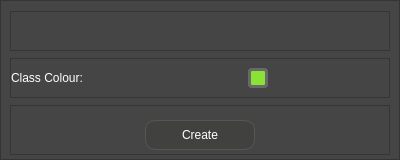
<?xml version="1.0" encoding="UTF-8"?>
<ui version="4.0">
 <class>createClassDialog</class>
 <widget class="QDialog" name="createClassDialog">
  <property name="geometry">
   <rect>
    <x>0</x>
    <y>0</y>
    <width>400</width>
    <height>160</height>
   </rect>
  </property>
  <property name="maximumSize">
   <size>
    <width>400</width>
    <height>160</height>
   </size>
  </property>
  <property name="windowTitle">
   <string>Dialog</string>
  </property>
  <property name="styleSheet">
   <string notr="true"/>
  </property>
  <layout class="QVBoxLayout" name="verticalLayout">
   <property name="spacing">
    <number>0</number>
   </property>
   <property name="leftMargin">
    <number>0</number>
   </property>
   <property name="topMargin">
    <number>0</number>
   </property>
   <property name="rightMargin">
    <number>0</number>
   </property>
   <property name="bottomMargin">
    <number>0</number>
   </property>
   <item>
    <widget class="QFrame" name="mainFrame">
     <property name="styleSheet">
      <string notr="true">background-color: #454545;</string>
     </property>
     <property name="frameShape">
      <enum>QFrame::StyledPanel</enum>
     </property>
     <property name="frameShadow">
      <enum>QFrame::Raised</enum>
     </property>
     <layout class="QVBoxLayout" name="verticalLayout_2">
      <property name="bottomMargin">
       <number>0</number>
      </property>
      <item>
       <widget class="QFrame" name="classNameFrame">
        <property name="maximumSize">
         <size>
          <width>16777215</width>
          <height>40</height>
         </size>
        </property>
        <property name="frameShape">
         <enum>QFrame::StyledPanel</enum>
        </property>
        <property name="frameShadow">
         <enum>QFrame::Raised</enum>
        </property>
       </widget>
      </item>
      <item>
       <widget class="QFrame" name="classColourFrame">
        <property name="maximumSize">
         <size>
          <width>16777215</width>
          <height>40</height>
         </size>
        </property>
        <property name="frameShape">
         <enum>QFrame::StyledPanel</enum>
        </property>
        <property name="frameShadow">
         <enum>QFrame::Raised</enum>
        </property>
        <layout class="QHBoxLayout" name="horizontalLayout_2">
         <property name="leftMargin">
          <number>0</number>
         </property>
         <property name="rightMargin">
          <number>0</number>
         </property>
         <item>
          <widget class="QLabel" name="classColourLbl">
           <property name="minimumSize">
            <size>
             <width>110</width>
             <height>0</height>
            </size>
           </property>
           <property name="maximumSize">
            <size>
             <width>110</width>
             <height>16777215</height>
            </size>
           </property>
           <property name="styleSheet">
            <string notr="true">font: 75 12pt &quot;Gotham Rounded&quot;;
color: rgb(255, 255, 255);</string>
           </property>
           <property name="text">
            <string>Class Colour:</string>
           </property>
          </widget>
         </item>
         <item>
          <spacer name="horizontalSpacer">
           <property name="orientation">
            <enum>Qt::Horizontal</enum>
           </property>
           <property name="sizeHint" stdset="0">
            <size>
             <width>40</width>
             <height>20</height>
            </size>
           </property>
          </spacer>
         </item>
         <item>
          <widget class="QPushButton" name="classColourBtn">
           <property name="maximumSize">
            <size>
             <width>20</width>
             <height>20</height>
            </size>
           </property>
           <property name="cursor">
            <cursorShape>PointingHandCursor</cursorShape>
           </property>
           <property name="styleSheet">
            <string notr="true">border-radius: 4px;
background-color: rgb(138, 226, 52);
border: 3px solid rgb(105, 105, 105);</string>
           </property>
           <property name="text">
            <string/>
           </property>
          </widget>
         </item>
         <item>
          <spacer name="horizontalSpacer_2">
           <property name="orientation">
            <enum>Qt::Horizontal</enum>
           </property>
           <property name="sizeHint" stdset="0">
            <size>
             <width>40</width>
             <height>20</height>
            </size>
           </property>
          </spacer>
         </item>
        </layout>
       </widget>
      </item>
      <item>
       <widget class="QFrame" name="createFrame">
        <property name="minimumSize">
         <size>
          <width>0</width>
          <height>30</height>
         </size>
        </property>
        <property name="maximumSize">
         <size>
          <width>16777215</width>
          <height>50</height>
         </size>
        </property>
        <property name="frameShape">
         <enum>QFrame::StyledPanel</enum>
        </property>
        <property name="frameShadow">
         <enum>QFrame::Raised</enum>
        </property>
        <layout class="QHBoxLayout" name="horizontalLayout_3">
         <property name="topMargin">
          <number>10</number>
         </property>
         <property name="bottomMargin">
          <number>0</number>
         </property>
         <item>
          <spacer name="horizontalSpacer_4">
           <property name="orientation">
            <enum>Qt::Horizontal</enum>
           </property>
           <property name="sizeHint" stdset="0">
            <size>
             <width>40</width>
             <height>20</height>
            </size>
           </property>
          </spacer>
         </item>
         <item>
          <widget class="QPushButton" name="createClassBtn">
           <property name="minimumSize">
            <size>
             <width>110</width>
             <height>30</height>
            </size>
           </property>
           <property name="maximumSize">
            <size>
             <width>110</width>
             <height>16777215</height>
            </size>
           </property>
           <property name="cursor">
            <cursorShape>PointingHandCursor</cursorShape>
           </property>
           <property name="styleSheet">
            <string notr="true">background-color: rgb(65, 66, 64);
border : 1px solid;
border-radius: 10px;
border-color:  rgb(85, 87, 83);
font: 75 bold 12pt &quot;Gotham Rounded&quot;;
color: rgb(255, 255, 255);</string>
           </property>
           <property name="text">
            <string>Create</string>
           </property>
          </widget>
         </item>
         <item>
          <spacer name="horizontalSpacer_3">
           <property name="orientation">
            <enum>Qt::Horizontal</enum>
           </property>
           <property name="sizeHint" stdset="0">
            <size>
             <width>107</width>
             <height>20</height>
            </size>
           </property>
          </spacer>
         </item>
        </layout>
       </widget>
      </item>
     </layout>
    </widget>
   </item>
  </layout>
 </widget>
 <resources/>
 <connections/>
</ui>
